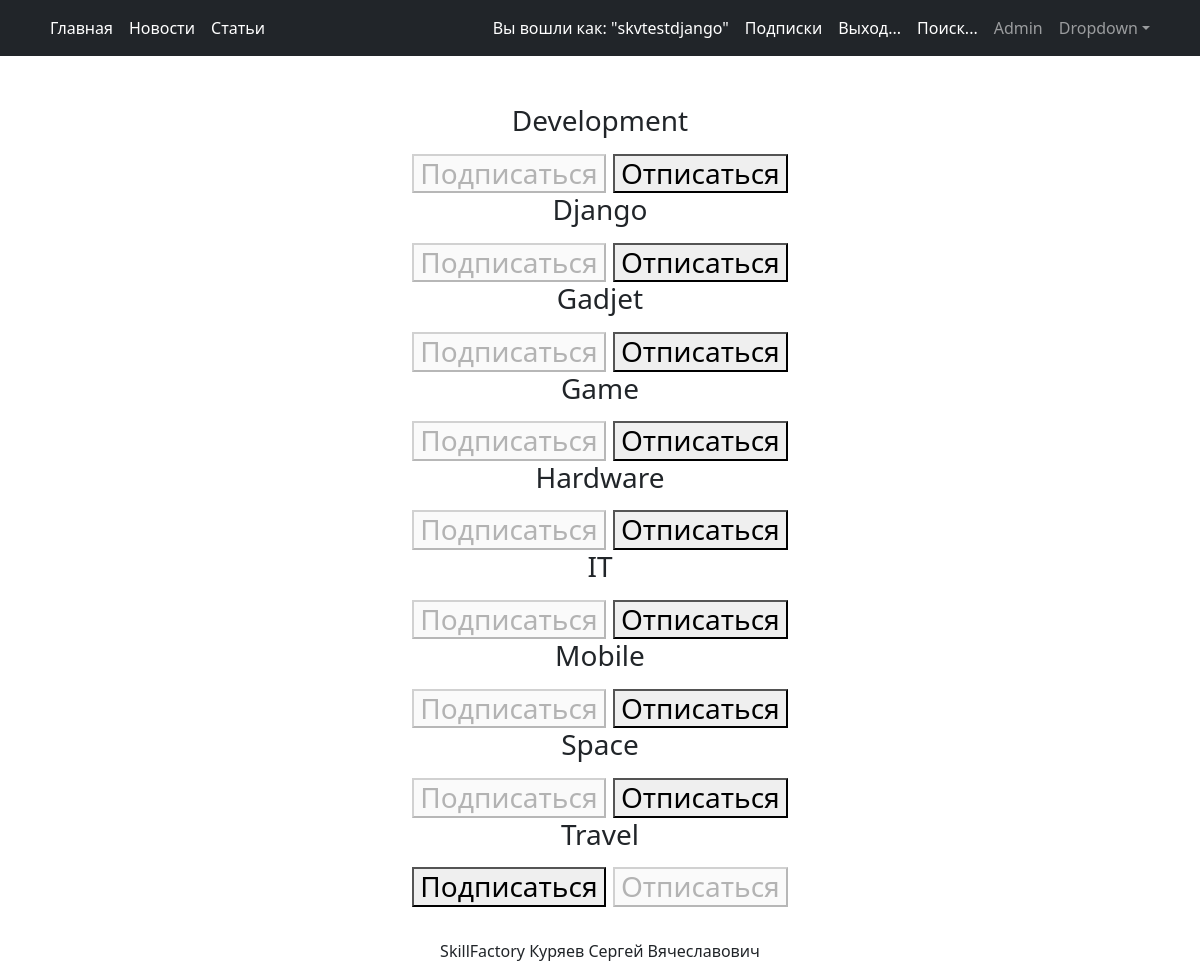
/subscriptions/ (signed in), run on the app's committed database.
### news/models.py (models this page shows, shortened)
class Category(models.Model):
    name = models.CharField(max_length=64, unique=True)
    class Meta:
        verbose_name = 'Категория'
        verbose_name_plural = 'Категории'

### news/views.py (the view, shortened to what this page needs)
# urls.py: path('subscriptions/', subscriptions, name='subscriptions'),
@login_required
@csrf_protect
def subscriptions(request):
    categories_with_subscriptions = Category.objects.annotate(
        user_subscribed=Exists(
            Subscriber.objects.filter(
                user=request.user,
                category=OuterRef('pk'),
            )
        )
    ).order_by('name')
    return render(
        request,
        'subscriptions.html',
        {'categories': categories_with_subscriptions},
    )

### templates/subscriptions.html (shortened to what this page needs)
{% extends 'flatpages/default.html' %}
{% block page %}
    {% for category in categories  %}
        <p>
            {{ category.name }}
            <form method="post">
                {% if category.user_subscribed %}
                    <button disabled>Подписаться</button>
                    <button name="action" value="unsubscribe">Отписаться</button>
                {% else %}
                    <button name="action" value="subscribe">Подписаться</button>
                    <button disabled>Отписаться</button>
                {% endif %}
            </form>
{% endfor %}
{% endblock page %}

### templates/flatpages/default.html (shortened to what this page needs)
<!DOCTYPE html>
<html lang="en">
    <head>
        {% load static %}
        <link href="{% static 'css/styles.css' %}" rel="stylesheet" />
    </head>
    <body>
        <nav class="navbar navbar-expand-lg navbar-dark bg-dark">
            <div class="container">
                <div class="collapse navbar-collapse" id="navbarSupportedContent">
                    <ul class="navbar-nav ms-left mb-2 mb-lg-0">
                        <li class="nav-item"><a class="nav-link active" aria-current="page" href="/">Главная</a></li>
                        <li class="nav-item"><a class="nav-link active" aria-current="page" href="/news/">Новости</a></li>
                        <li class="nav-item"><a class="nav-link active" aria-current="page" href="/articles/">Статьи</a></li>
                    </ul>
                    <ul class="navbar-nav ms-auto mb-2 mb-lg-0">
                        {% if not user.is_authenticated %}
                        <li class="nav-item"><a class="nav-link active" aria-current="page" href="/accounts/login/">Вход...</a></li>
                        <li class="nav-item"><a class="nav-link active" aria-current="page" href="{% url 'signup' %}">Регистрация</a></li>
                        {% else %}
                        <li class="nav-item"><a class="nav-link active" aria-current="page">Вы вошли как: "{{ request.user }}"</a></li>
                        <li class="nav-item"><a class="nav-link active" aria-current="page" href="{% url 'subscriptions' %}">Подписки</a></li>
                        <li class="nav-item"><a class="nav-link active" aria-current="page" href="{% url 'logout_confirm' %}">Выход...</a></li>
                        {% endif %}
                        <li class="nav-item"><a class="nav-link active" aria-current="page" href="/search">Поиск...</a></li>
                        <li class="nav-item"><a class="nav-link" href="/admin/">Admin</a></li>
                        <li class="nav-item dropdown">
                            <a class="nav-link dropdown-toggle" id="navbarDropdown" href="#" role="button" data-bs-toggle="dropdown" aria-expanded="false">Dropdown</a>
                        </li>
                    </ul>
                </div>
            </div>
        </nav>
        <div class="container">
            <div class="text-center mt-5">
                <h3>{% block page %} {% endblock page %}</h3>
                <br>
                <p>SkillFactory Куряев Сергей Вячеславович</p>
            </div>
        </div>
        {% load static %}
    </body>
</html>

### data on the page
Category: name "Development", shows "Подписаться"
Category: name "Django", shows "Подписаться"
Category: name "Gadjet", shows "Подписаться"
Category: name "Game", shows "Подписаться"
Category: name "Hardware", shows "Подписаться"
Category: name "IT", shows "Подписаться"
Category: name "Mobile", shows "Подписаться"
Category: name "Space", shows "Подписаться"
Category: name "Travel", shows "Подписаться"

### other printed values
{{ request.user }} "skvtestdjango"
